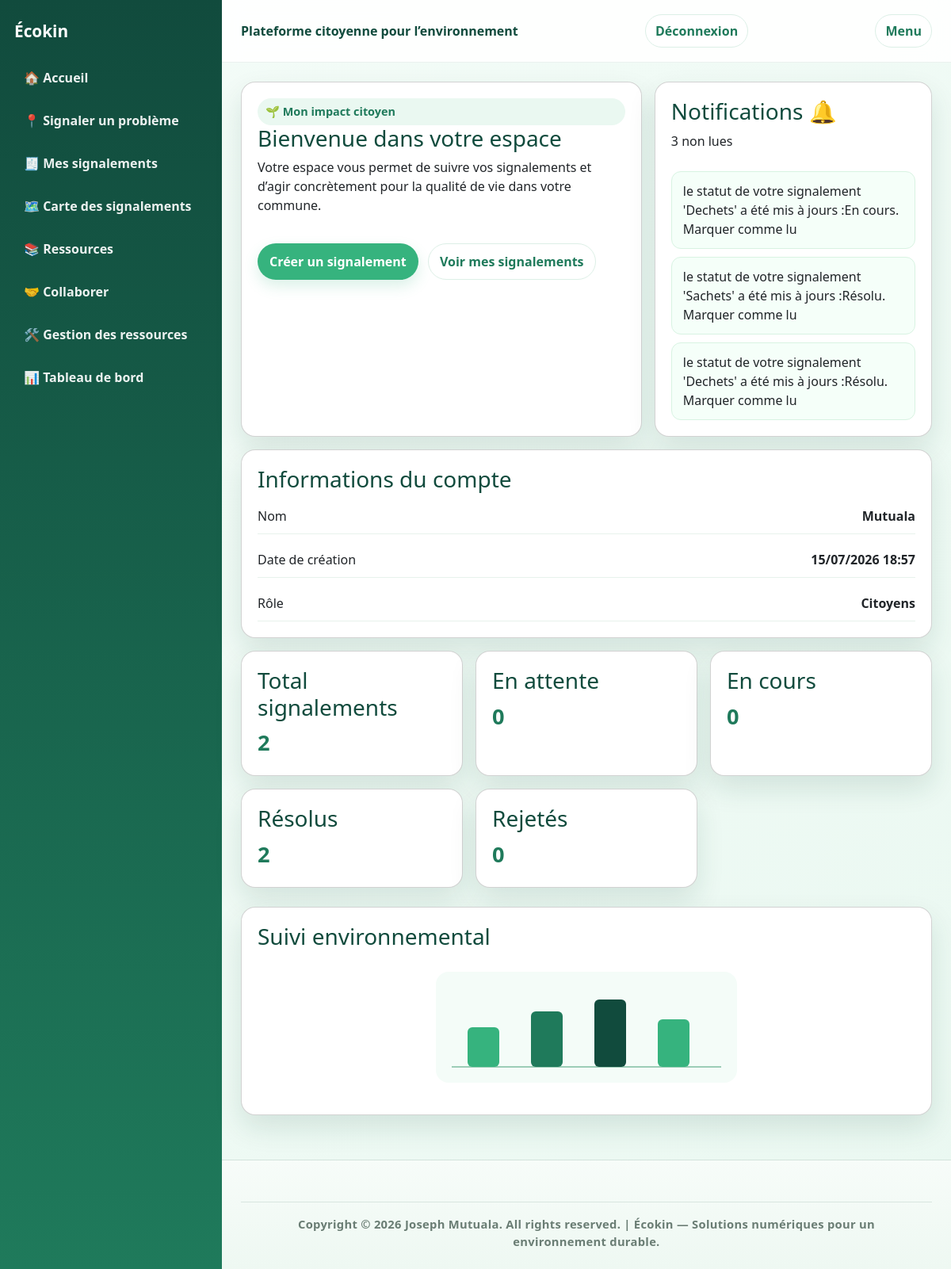
/mon-espace/ (signed in), run on an earlier commit of the app's database.
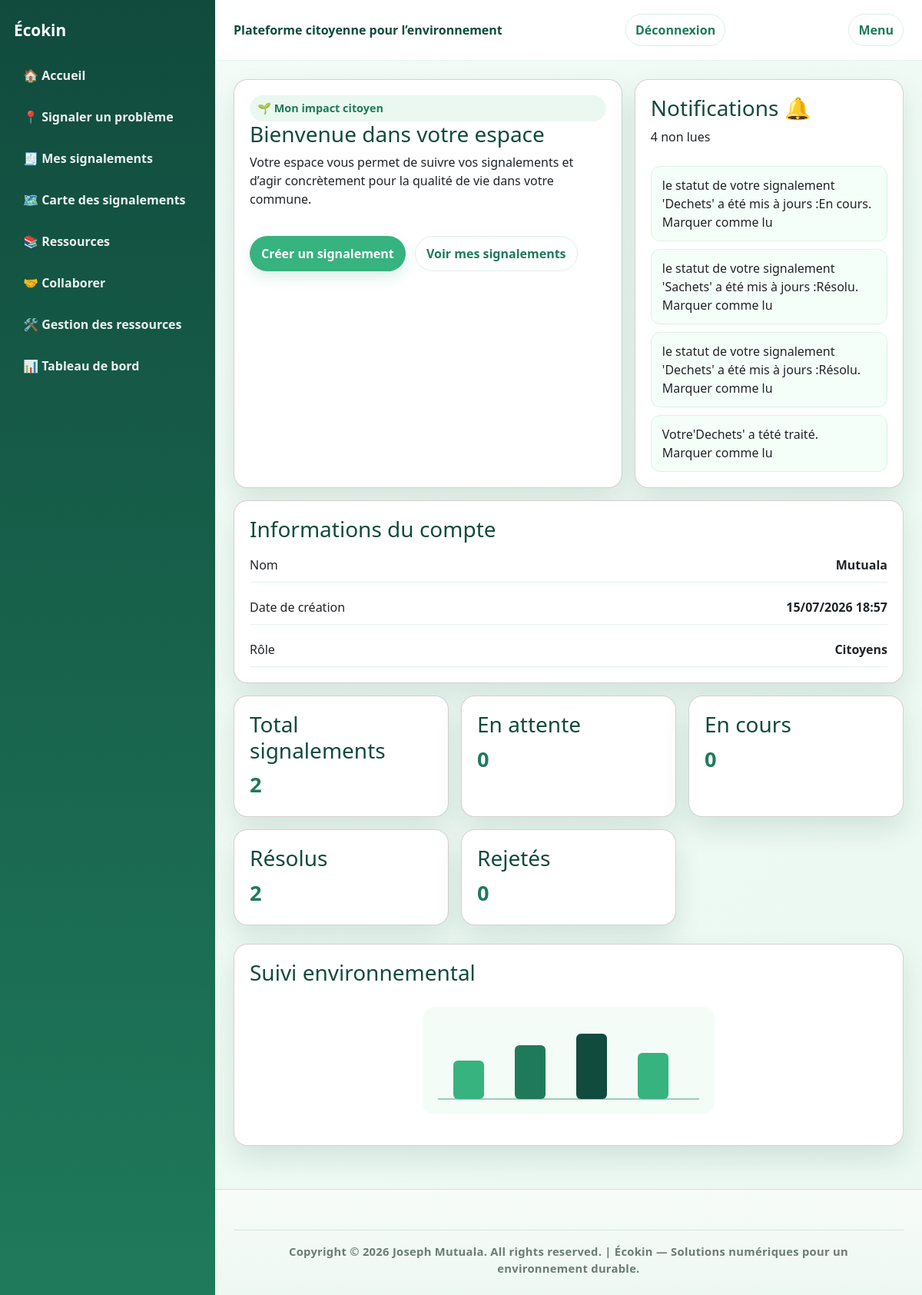
And on a later commit of the database.
### notifications/models.py (models this page shows, shortened)
class Notifications(models.Model):
    utilisateur = models.ForeignKey(settings.AUTH_USER_MODEL, on_delete=models.CASCADE)
    message = models.TextField()
    lu = models.BooleanField(default=False)
    date_creation=models.DateTimeField(auto_now_add=True)

### accounts/models.py (models this page shows, shortened)
class Utilisateur(AbstractUser):
    ROLE_CHOICES = [
        ('citoyens', 'Citoyens'),
        ('autorités', 'Autorités'),
        ('ong', 'Ong'),
        ('admin', 'Administrateur'),
    ]
    telephone = models.CharField(max_length= 50, blank=True, help_text="Entrez votre numero ici")
    adresse = models.CharField(max_length= 255, blank=True, help_text="Entrez votre adresse ici")
    photo = models.ImageField(upload_to='profils/', blank=True, null=True)
    role = models.CharField(max_length=20, choices=ROLE_CHOICES, default='citoyens')

### dashboard/views.py (the view, shortened to what this page needs)
# urls.py: path('mon-espace/', views.basculer_vers_espace, name='aller_a_mon_espace'),
@login_required
def basculer_vers_espace(request):
    if request.user.role == "citoyens":
        mes_signalements = Signalements.objects.filter(utilisateur=request.user)
        notifications = Notifications.objects.filter(utilisateur=request.user).order_by('date_creation')
        notifications_non_lues = notifications.filter(lu=False).count()
        contexte = {
            'total_signalements': mes_signalements.count(),
            'en_attente': mes_signalements.filter(statut='en_attente').count(),
            'en_cours': mes_signalements.filter(statut='en_cours').count(),
            'resolus': mes_signalements.filter(statut='resolu').count(),
            'rejetes': mes_signalements.filter(statut='rejete').count(),
            'notifications': notifications,
            'notifications_non_lues': notifications_non_lues,
        }
        return render(request, "dashboard/dashboard_Citoyens.html", contexte)

### templates/dashboard/dashboard_Citoyens.html (shortened to what this page needs)
{% extends 'base.html' %}
{% block content %}
<div class="grid-2">
    <div class="card">
        <span class="pill">🌱 Mon impact citoyen</span>
        <h3>Bienvenue dans votre espace</h3>
        <p>Votre espace vous permet de suivre vos signalements et d’agir concrètement pour la qualité de vie dans votre commune.</p>
        <div style="margin-top: 12px;">
            <a href="{% url 'creer' %}" class="btn">Créer un signalement</a>
            <a href="{% url 'liste' %}" class="btn secondary">Voir mes signalements</a>
        </div>
    </div>
    <div class="card">
        <h3>Notifications 🔔</h3>
        <p>{{ notifications_non_lues }} non lues</p>
        {% for notification in notifications %}
            <div class="notice">
                {{ notification.message }}
                {% if not notification.lu %}
                    <br><a href="{% url 'lire' notification.pk %}">Marquer comme lu</a>
                {% endif %}
            </div>
        {% empty %}
            <p>Aucune notification pour le moment.</p>
        {% endfor %}
    </div>
</div>
<div class="card" style="margin-top: 16px;">
    <h3>Informations du compte</h3>
    <div class="metric-list">
        <div class="metric-row"><span>Nom</span><strong>{{ request.user.username }}</strong></div>
        <div class="metric-row"><span>Date de création</span><strong>{{ request.user.date_joined|date:"d/m/Y H:i" }}</strong></div>
        <div class="metric-row"><span>Rôle</span><strong>{{ request.user.get_role_display }}</strong></div>
    </div>
</div>
<div class="dashboard-grid" style="margin-top: 16px;">
    <div class="card">
        <h3>Total signalements</h3>
        <div class="stat-value">{{ total_signalements }}</div>
    </div>
    <div class="card">
        <h3>En attente</h3>
        <div class="stat-value">{{ en_attente }}</div>
    </div>
    <div class="card">
        <h3>En cours</h3>
        <div class="stat-value">{{ en_cours }}</div>
    </div>
    <div class="card">
        <h3>Résolus</h3>
        <div class="stat-value">{{ resolus }}</div>
    </div>
    <div class="card">
        <h3>Rejetés</h3>
        <div class="stat-value">{{ rejetes }}</div>
    </div>
</div>
<div class="card">
    <h3>Suivi environnemental</h3>
</div>
{% endblock %}

### templates/base.html (shortened to what this page needs)
<!DOCTYPE html>
<html lang="fr">
    <head>
        <link rel="stylesheet" href="https://cdn.jsdelivr.net/npm/bootstrap@5.3.0/dist/css/bootstrap.min.css">
    </head>
    <body>
        {% if request.resolver_match.url_name != 'accueil' %}
            {% block navigation %}
            <div class="app-shell">
                <aside class="sidebar">
                    <a class="brand" href="/">Écokin</a>
                    <div class="sidebar-nav">
                        <a href="{% url 'accueil' %}">🏠 Accueil</a>
                        <a href="{% url 'creer' %}">📍 Signaler un problème</a>
                        <a href="{% url 'liste' %}">🧾 Mes signalements</a>
                        <a href="{% url 'carte_signalements' %}">🗺️ Carte des signalements</a>
                        <a href="{% url 'liste_articles' %}">📚 Ressources</a>
                        <a href="{% url 'espace_collaboration' %}">🤝 Collaborer</a>
                        {% if user.is_authenticated %}
                            <a href="{% url 'gestion_ressources' %}">🛠️ Gestion des ressources</a>
                            <a href="{% url 'dashboard' %}">📊 Tableau de bord</a>
                        {% endif %}
                    </div>
                </aside>
            {% endblock %}
        {% endif%}
            <div class="main-panel">
                <nav class="topbar">
                    <div style="font-weight:700; color:var(--green-900);">Plateforme citoyenne pour l’environnement</div>
                    <div class="nav-links" id="nav-links">
                        {% if user.is_authenticated %}
                            <a href="{% url 'logout' %}" data-bs-toggle="modal" data-bs-target="#logoutModal" class="btn secondary" style="margin:0; padding:8px 12px;">Déconnexion</a>
                        {% else %}
                            <a href="{% url 'login' %}" class="btn secondary" style="margin:0; padding:8px 12px;">Connexion</a>
                            <a href="{% url 'inscription' %}" class="btn" style="margin:0; padding:8px 12px;">Inscription</a>
                        {% endif %}
                    </div>
                    <a href="#" class="mobile-toggle btn secondary" style="margin:0; padding:8px 12px;" onclick="event.preventDefault(); document.getElementById('nav-links').classList.toggle('open');">Menu</a>
                </nav>
                <main class="page-shell">
                    {% block content %}
                    {% endblock %}
                </main>
                <footer class="site-footer" >
                    <div class="footer-bottom">
                        {% block footer_copyright %}
                        Copyright © 2026 Joseph Mutuala. All rights reserved. | Écokin — Solutions numériques pour un environnement durable.
                        {% endblock %}
                    </div>
                </footer>
            </div>
        </div>
    </body>
</html>

### templates/base.html (style rules this page uses)
:root { --green-900: #114b3d; --green-700: #1f7a5b; --green-500: #36b37e; --green-100: #eaf8f1; --text: #163126; --muted: #5f786d; --card: #ffffff; --shadow: 0 16px 35px rgba(17, 75, 61, 0.12); }
* { box-sizing: border-box; }
body { margin: 0; font-family: "Segoe UI", Arial, sans-serif; color: var(--text); background: linear-gradient(135deg, #f4fcf8 0%, #eaf8f1 100%); }
a { text-decoration: none; color: inherit; }
.app-shell { display: grid; grid-template-columns: 280px 1fr; min-height: 100vh; }
.sidebar { background: linear-gradient(180deg, var(--green-900), var(--green-700)); color: white; padding: 24px 18px; display: flex; flex-direction: column; gap: 20px; }
.brand { font-weight: 800; font-size: 1.3rem; color: white; }
.sidebar-nav { display: grid; gap: 8px; }
.sidebar-nav a { padding: 11px 12px; border-radius: 12px; color: rgba(255,255,255,0.92); font-weight: 600; transition: all 0.2s ease; }
.main-panel { display: flex; flex-direction: column; }
.topbar { display: flex; justify-content: space-between; align-items: center; padding: 18px 24px; background: rgba(255,255,255,0.88); backdrop-filter: blur(12px); border-bottom: 1px solid rgba(17,75,61,0.08); position: sticky; top: 0; z-index: 20; }
.nav-links { display: flex; gap: 10px; align-items: center; flex-wrap: wrap; }
.nav-links a { color: var(--muted); font-weight: 600; padding: 8px 12px; border-radius: 999px; transition: all 0.2s ease; }
.mobile-toggle { display: none; }
.page-shell { max-width: 1240px; margin: 0 auto; padding: 24px; width: 100%; }
.dashboard-grid { display: grid; grid-template-columns: repeat(auto-fit, minmax(240px, 1fr)); gap: 16px; margin-bottom: 24px; }
.card { background: var(--card); border-radius: 18px; padding: 20px; box-shadow: var(--shadow); }
.card h3, .card h4 { margin-top: 0; color: var(--green-900); }
.stat-value { font-size: 1.7rem; font-weight: 800; color: var(--green-700); }
.metric-list { display: grid; gap: 10px; }
.metric-row { display: flex; justify-content: space-between; align-items: center; padding: 10px 0; border-bottom: 1px solid #e7f2ec; }
.btn { display: inline-block; padding: 10px 14px; border-radius: 999px; background: var(--green-500); color: white; font-weight: 700; margin-right: 8px; margin-top: 8px; transition: all 0.2s ease; box-shadow: 0 8px 18px rgba(54, 179, 126, 0.18); }
.btn.secondary { background: white; color: var(--green-700); border: 1px solid #dcefe6; box-shadow: none; }
.notice { padding: 12px 14px; border-radius: 12px; background: #f5fff9; border: 1px solid #d8f3e2; margin-top: 10px; }
.grid-2 { display: grid; grid-template-columns: 1.3fr 0.9fr; gap: 16px; }
.pill { display: inline-flex; align-items: center; gap: 6px; padding: 6px 10px; background: var(--green-100); color: var(--green-700); border-radius: 999px; font-size: 0.9rem; font-weight: 700; }
.site-footer { margin-top: 32px; padding: 32px 24px 24px; color: #4b655b; background: linear-gradient(180deg, #f7fcf9 0%, #eef8f2 100%); border-top: 1px solid rgba(17,75,61,0.12); }
.footer-bottom { max-width: 1240px; margin: 20px auto 0; padding: 16px 18px 0; border-top: 1px solid rgba(17,75,61,0.12); font-size: 0.92rem; text-align: center; color: #6a7d74; font-weight: 600; letter-spacing: 0.02em; }

What changed in the data, as far as the page shows it:
added Notifications: message "Votre'Dechets' a tété traité.", lu "Marquer comme lu"
Also different on the page:
{{ notifications_non_lues }}: "3" → "4"
